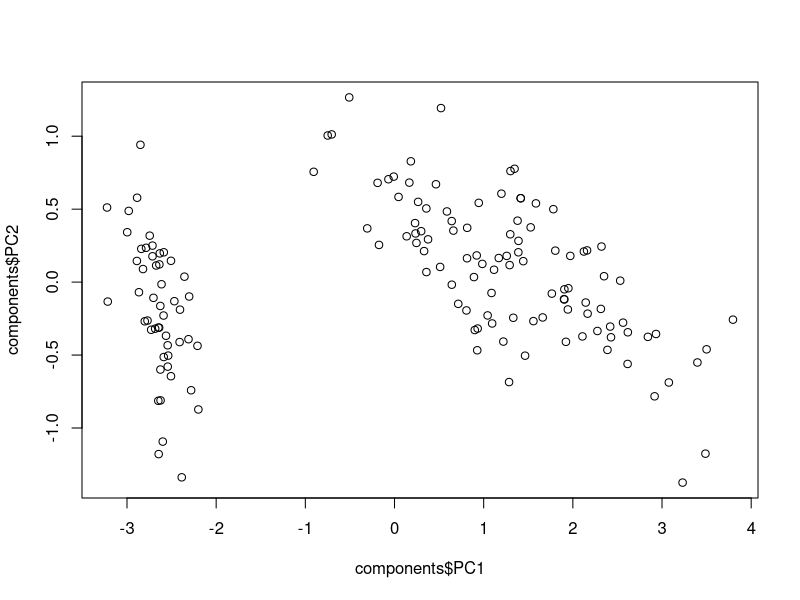
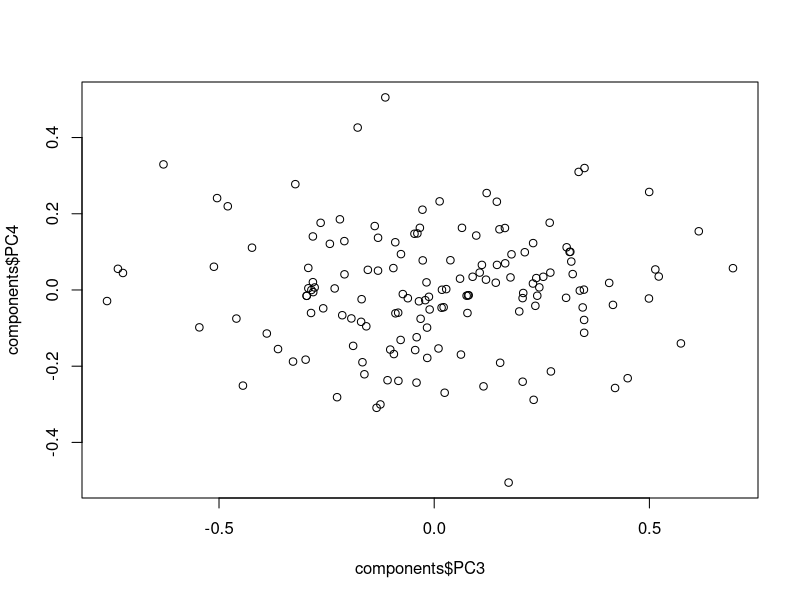
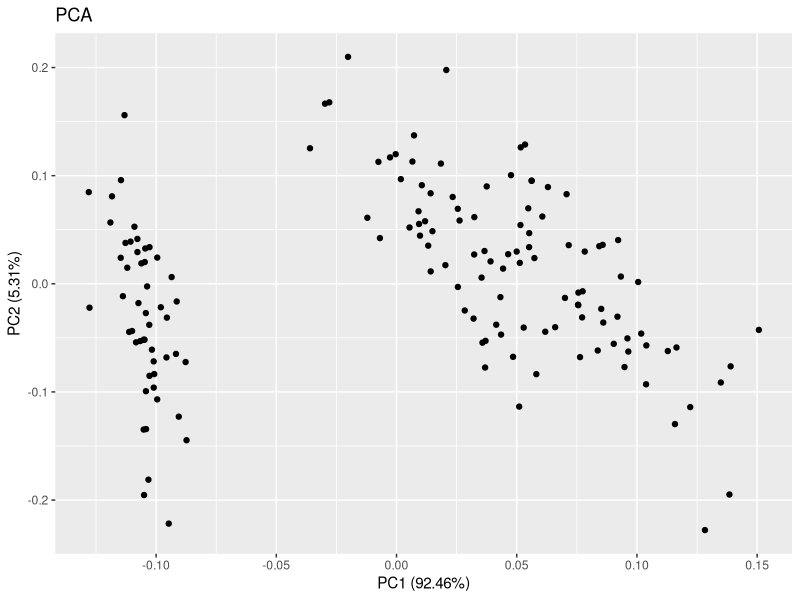
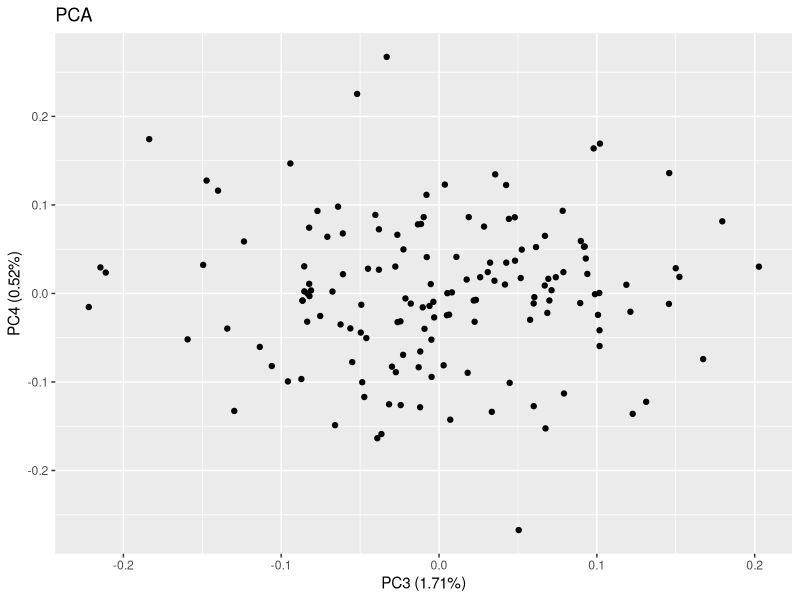
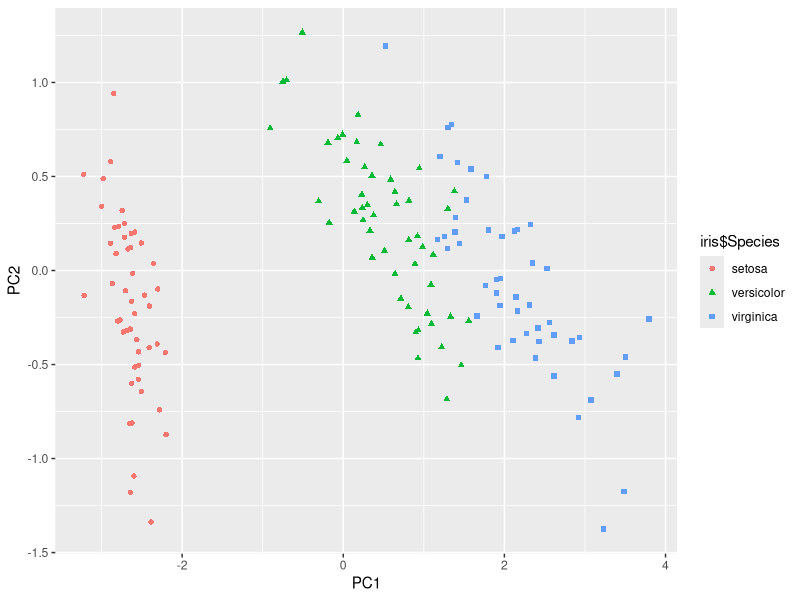
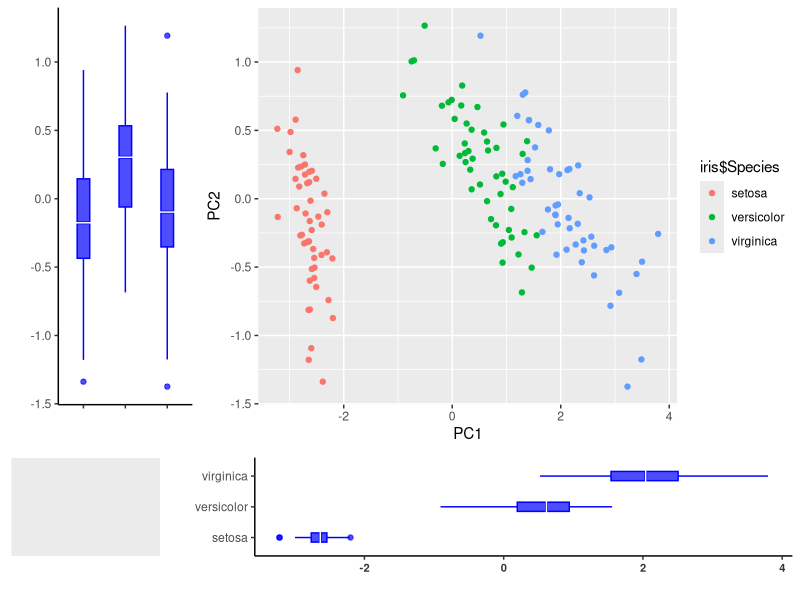

These figures' R source, in order:
# Principal components analysis

sessionInfo()

# Remove all loaded packages to prevent conflicts between packages
detachAllPackages <- function() {
  basic.packages <- c("package:stats","package:graphics","package:grDevices","package:utils","package:datasets","package:methods","package:base")
  package.list <- search()[ifelse(unlist(gregexpr("package:",search()))==1,TRUE,FALSE)]
  package.list <- setdiff(package.list,basic.packages)
  if (length(package.list)>0)  for (package in package.list) detach(package, character.only=TRUE)
}
detachAllPackages()

sessionInfo()

# First always clear R environment
# This prevents using objects created previously
rm(list=ls())

# options(warn=-1) # only for Knit


###############################################################################################
# Dataset
#
###############################################################################################

# Iris Dataset
df <- iris[c(1, 2, 3, 4)]
head(iris)


###############################################################################################
# Principal Components Analysis
#
###############################################################################################

# Principal Components Analysis
pca <- prcomp(df)

# Old School
components <- data.frame(pca$x)
components$PC1
plot(components$PC1, components$PC2)
plot(components$PC3, components$PC4)

# Nice plots with autoplot
library(ggfortify)
autoplot(pca, x = 1, y = 2,
         main="PCA",
         loadings = FALSE, loadings.label = FALSE)

autoplot(pca, x = 3, y = 4,
         main="PCA",
         loadings = FALSE, loadings.label = FALSE)

# Nice plots with ggplot 2
ggplot(components, aes(x=PC1, y=PC2))+
  geom_point(aes(color=iris$Species, shape=iris$Species))

components[,"row_names_vectors"]  <- data.frame(row.names(components))
head(components)
dim(components)

iris[,"row_names_meta"]  <- data.frame(row.names(iris))
head(iris)
dim(iris)

meta_vector <- merge(components, iris, by.x="row_names_vectors", by.y="row_names_meta")
head(meta_vector)


a <- ggplot(meta_vector, aes(x=Species, y=PC1))+
  geom_boxplot(width=0.3, color="blue", fill="blue", alpha=0.7)+
  stat_summary(geom = "crossbar", width=0.65, fatten=0, color="white", 
               fun.data = function(x){ return(c(y=median(x), ymin=median(x), ymax=median(x))) })+
 xlab("")+
    ylab("")+
      theme(axis.line = element_line(colour = "black"),
        panel.background = element_rect(fill = NA, color = NA), 
       # legend.position="none",
        axis.text.x = element_text(colour="grey20",size=8,face="bold"))+
  coord_flip()

b <- ggplot(meta_vector, aes(x=Species, y=PC2))+
  geom_boxplot(width=0.3, color="blue", fill="blue", alpha=0.7)+
  stat_summary(geom = "crossbar", width=0.65, fatten=0, color="white", 
               fun.data = function(x){ return(c(y=median(x), ymin=median(x), ymax=median(x))) })+

  xlab("")+
  ylab("")+
      theme(axis.line = element_line(colour = "black"),
        panel.background = element_rect(fill = NA, color = NA), 
        legend.position="none",
        axis.text.x = element_blank())



p <- ggplot(components, aes(x=PC1, y=PC2))+
  geom_point(aes(color=iris$Species))


c<- ggplot(components, aes(x=PC1, y=PC2))+
theme(line = element_blank(),
        text = element_blank(),
        title = element_blank())

library(cowplot)

upper_row <- plot_grid(b, p,  align = 'h', rel_widths = c(1/4,3/4))
bottom_row <- plot_grid(c, a,  align = 'h', rel_widths = c(0.21,0.79))

#pdf("pimp_my_PCoA_order_extra_pimping.pdf",width =12, height=8,useDingbats=FALSE)                                
plot_grid(upper_row,bottom_row, nrow = 2, ncol = 1, align="h", rel_heights = c(3, 1))
#dev.off()
